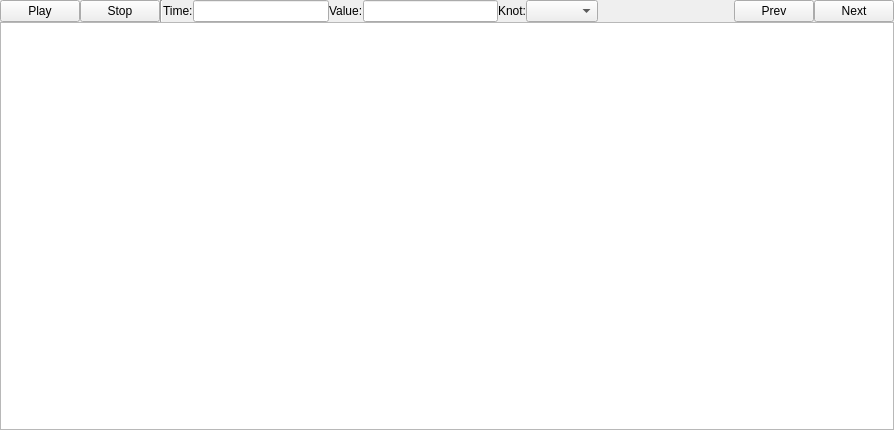
<?xml version="1.0" encoding="UTF-8"?>
<ui version="4.0">
 <class>CurveEditorWidget</class>
 <widget class="QDockWidget" name="CurveEditorWidget">
  <property name="geometry">
   <rect>
    <x>0</x>
    <y>0</y>
    <width>894</width>
    <height>430</height>
   </rect>
  </property>
  <property name="minimumSize">
   <size>
    <width>630</width>
    <height>240</height>
   </size>
  </property>
  <property name="windowTitle">
   <string>Curve Editor</string>
  </property>
  <widget class="QWidget" name="dockWidgetContents">
   <layout class="QVBoxLayout" name="verticalLayout_2">
    <property name="spacing">
     <number>0</number>
    </property>
    <property name="leftMargin">
     <number>0</number>
    </property>
    <property name="topMargin">
     <number>0</number>
    </property>
    <property name="rightMargin">
     <number>0</number>
    </property>
    <property name="bottomMargin">
     <number>0</number>
    </property>
    <item>
     <layout class="QHBoxLayout" name="horizontalLayout">
      <item>
       <widget class="QPushButton" name="btn_togglePlay">
        <property name="text">
         <string>Play</string>
        </property>
       </widget>
      </item>
      <item>
       <widget class="QPushButton" name="btn_stop">
        <property name="text">
         <string>Stop</string>
        </property>
       </widget>
      </item>
      <item>
       <widget class="Line" name="line">
        <property name="orientation">
         <enum>Qt::Vertical</enum>
        </property>
       </widget>
      </item>
      <item>
       <widget class="QLabel" name="label">
        <property name="text">
         <string>Time:</string>
        </property>
       </widget>
      </item>
      <item>
       <widget class="QLineEdit" name="edit_time"/>
      </item>
      <item>
       <widget class="QLabel" name="label_2">
        <property name="text">
         <string>Value:</string>
        </property>
       </widget>
      </item>
      <item>
       <widget class="QLineEdit" name="edit_value"/>
      </item>
      <item>
       <widget class="QLabel" name="label_3">
        <property name="text">
         <string>Knot:</string>
        </property>
       </widget>
      </item>
      <item>
       <widget class="QComboBox" name="cb_keyTypes"/>
      </item>
      <item>
       <spacer name="horizontalSpacer">
        <property name="orientation">
         <enum>Qt::Horizontal</enum>
        </property>
        <property name="sizeType">
         <enum>QSizePolicy::Expanding</enum>
        </property>
        <property name="sizeHint" stdset="0">
         <size>
          <width>40</width>
          <height>20</height>
         </size>
        </property>
       </spacer>
      </item>
      <item>
       <widget class="QPushButton" name="btn_prevKey">
        <property name="text">
         <string>Prev</string>
        </property>
       </widget>
      </item>
      <item>
       <widget class="QPushButton" name="btn_nextKey">
        <property name="text">
         <string>Next</string>
        </property>
       </widget>
      </item>
     </layout>
    </item>
    <item>
     <widget class="QGraphicsView" name="graphicsView">
      <property name="verticalScrollBarPolicy">
       <enum>Qt::ScrollBarAlwaysOff</enum>
      </property>
      <property name="horizontalScrollBarPolicy">
       <enum>Qt::ScrollBarAlwaysOff</enum>
      </property>
      <property name="renderHints">
       <set>QPainter::TextAntialiasing</set>
      </property>
     </widget>
    </item>
   </layout>
  </widget>
 </widget>
 <resources/>
 <connections/>
</ui>
